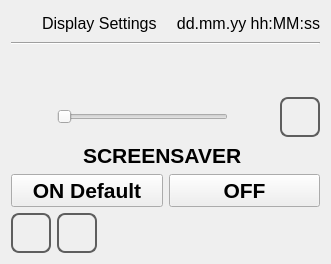
<?xml version="1.0" encoding="UTF-8"?>
<ui version="4.0">
 <class>display_settings</class>
 <widget class="QWidget" name="display_settings">
  <property name="geometry">
   <rect>
    <x>0</x>
    <y>0</y>
    %Model%
   </rect>
  </property>
  <property name="minimumSize">
   <size>
    <width>0</width>
    <height>0</height>
   </size>
  </property>
  <property name="maximumSize">
   <size>
    <width>16777215</width>
    <height>16777215</height>
   </size>
  </property>
  <property name="windowTitle">
   <string>display_settings</string>
  </property>
  <property name="styleSheet">
   <string notr="true"/>
  </property>
  <layout class="QVBoxLayout" name="verticalLayout">
   <item>
    <layout class="QHBoxLayout" name="horizontalLayout">
     <item>
      <widget class="QLabel" name="labelIcon">
       <property name="minimumSize">
        <size>
         <width>25</width>
         <height>25</height>
        </size>
       </property>
       <property name="maximumSize">
        <size>
         <width>25</width>
         <height>25</height>
        </size>
       </property>
       <property name="focusPolicy">
        <enum>Qt::NoFocus</enum>
       </property>
       <property name="styleSheet">
        <string notr="true">border-image: url(:/systemicons/img/Display.png);</string>
       </property>
       <property name="text">
        <string/>
       </property>
      </widget>
     </item>
     <item>
      <widget class="QLabel" name="labelTitle">
       <property name="sizePolicy">
        <sizepolicy hsizetype="MinimumExpanding" vsizetype="Fixed">
         <horstretch>0</horstretch>
         <verstretch>0</verstretch>
        </sizepolicy>
       </property>
       <property name="font">
        <font>
         <pointsize>12</pointsize>
        </font>
       </property>
       <property name="focusPolicy">
        <enum>Qt::NoFocus</enum>
       </property>
       <property name="text">
        <string>Display Settings</string>
       </property>
      </widget>
     </item>
     <item>
      <widget class="QLabel" name="labelUserName">
       <property name="sizePolicy">
        <sizepolicy hsizetype="Minimum" vsizetype="Fixed">
         <horstretch>0</horstretch>
         <verstretch>0</verstretch>
        </sizepolicy>
       </property>
       <property name="focusPolicy">
        <enum>Qt::NoFocus</enum>
       </property>
       <property name="text">
        <string/>
       </property>
      </widget>
     </item>
     <item>
      <widget class="QLabel" name="labelDataOra">
       <property name="sizePolicy">
        <sizepolicy hsizetype="MinimumExpanding" vsizetype="Fixed">
         <horstretch>0</horstretch>
         <verstretch>0</verstretch>
        </sizepolicy>
       </property>
       <property name="font">
        <font>
         <pointsize>12</pointsize>
        </font>
       </property>
       <property name="focusPolicy">
        <enum>Qt::NoFocus</enum>
       </property>
       <property name="text">
        <string>dd.mm.yy hh:MM:ss</string>
       </property>
       <property name="alignment">
        <set>Qt::AlignRight|Qt::AlignTrailing|Qt::AlignVCenter</set>
       </property>
      </widget>
     </item>
    </layout>
   </item>
   <item>
    <widget class="Line" name="line">
     <property name="focusPolicy">
      <enum>Qt::NoFocus</enum>
     </property>
     <property name="orientation">
      <enum>Qt::Horizontal</enum>
     </property>
    </widget>
   </item>
   <item>
    <layout class="QHBoxLayout" name="horizontalLayout_5">
     <item>
      <spacer name="horizontalSpacer_2">
       <property name="focusPolicy">
        <enum>Qt::NoFocus</enum>
       </property>
       <property name="orientation">
        <enum>Qt::Horizontal</enum>
       </property>
       <property name="sizeHint" stdset="0">
        <size>
         <width>40</width>
         <height>20</height>
        </size>
       </property>
      </spacer>
     </item>
     <item>
      <widget class="QLabel" name="label">
       <property name="sizePolicy">
        <sizepolicy hsizetype="Fixed" vsizetype="Preferred">
         <horstretch>0</horstretch>
         <verstretch>0</verstretch>
        </sizepolicy>
       </property>
       <property name="minimumSize">
        <size>
         <width>40</width>
         <height>40</height>
        </size>
       </property>
       <property name="maximumSize">
        <size>
         <width>40</width>
         <height>40</height>
        </size>
       </property>
       <property name="focusPolicy">
        <enum>Qt::NoFocus</enum>
       </property>
       <property name="styleSheet">
        <string notr="true">image: url(:/icons/img/sun.png);</string>
       </property>
       <property name="text">
        <string/>
       </property>
      </widget>
     </item>
     <item>
      <spacer name="horizontalSpacer_3">
       <property name="focusPolicy">
        <enum>Qt::NoFocus</enum>
       </property>
       <property name="orientation">
        <enum>Qt::Horizontal</enum>
       </property>
       <property name="sizeHint" stdset="0">
        <size>
         <width>40</width>
         <height>20</height>
        </size>
       </property>
      </spacer>
     </item>
    </layout>
   </item>
   <item>
    <layout class="QHBoxLayout" name="horizontalLayout_3">
     <item>
      <widget class="QPushButton" name="pushButtonMinus">
       <property name="sizePolicy">
        <sizepolicy hsizetype="Fixed" vsizetype="Fixed">
         <horstretch>0</horstretch>
         <verstretch>0</verstretch>
        </sizepolicy>
       </property>
       <property name="minimumSize">
        <size>
         <width>40</width>
         <height>40</height>
        </size>
       </property>
       <property name="maximumSize">
        <size>
         <width>40</width>
         <height>40</height>
        </size>
       </property>
       <property name="focusPolicy">
        <enum>Qt::NoFocus</enum>
       </property>
       <property name="styleSheet">
        <string notr="true">border-image: url(:/systemicons/img/Minus.png);</string>
       </property>
       <property name="text">
        <string/>
       </property>
       <property name="flat">
        <bool>true</bool>
       </property>
      </widget>
     </item>
     <item>
      <widget class="QSlider" name="horizontalSlider">
       <property name="minimumSize">
        <size>
         <width>0</width>
         <height>32</height>
        </size>
       </property>
       <property name="maximumSize">
        <size>
         <width>16777215</width>
         <height>32</height>
        </size>
       </property>
       <property name="focusPolicy">
        <enum>Qt::NoFocus</enum>
       </property>
       <property name="orientation">
        <enum>Qt::Horizontal</enum>
       </property>
      </widget>
     </item>
     <item>
      <widget class="QPushButton" name="pushButtonPlus">
       <property name="sizePolicy">
        <sizepolicy hsizetype="Fixed" vsizetype="Fixed">
         <horstretch>0</horstretch>
         <verstretch>0</verstretch>
        </sizepolicy>
       </property>
       <property name="minimumSize">
        <size>
         <width>40</width>
         <height>40</height>
        </size>
       </property>
       <property name="maximumSize">
        <size>
         <width>40</width>
         <height>40</height>
        </size>
       </property>
       <property name="focusPolicy">
        <enum>Qt::NoFocus</enum>
       </property>
       <property name="styleSheet">
        <string notr="true">border-image: url(:/systemicons/img/Plus.png);</string>
       </property>
       <property name="text">
        <string/>
       </property>
       <property name="flat">
        <bool>true</bool>
       </property>
      </widget>
     </item>
     <item>
      <widget class="QPushButton" name="pushButton">
       <property name="sizePolicy">
        <sizepolicy hsizetype="Fixed" vsizetype="Fixed">
         <horstretch>0</horstretch>
         <verstretch>0</verstretch>
        </sizepolicy>
       </property>
       <property name="minimumSize">
        <size>
         <width>40</width>
         <height>40</height>
        </size>
       </property>
       <property name="maximumSize">
        <size>
         <width>40</width>
         <height>40</height>
        </size>
       </property>
       <property name="font">
        <font>
         <pointsize>20</pointsize>
         <weight>75</weight>
         <bold>true</bold>
        </font>
       </property>
       <property name="focusPolicy">
        <enum>Qt::NoFocus</enum>
       </property>
       <property name="styleSheet">
        <string notr="true">QPushButton
{
border: 2px solid  rgb(94, 94, 94);
border-radius: 8px;
qproperty-icon: url(:/systemicons/img/OK.png);
qproperty-iconSize: 24px 24px;
qproperty-focusPolicy: NoFocus;
}
QPushButton:pressed
{
border: 2px solid  rgb(194, 194, 194);
background-color:  rgb(255, 255, 127);
}
QPushButton:disabled
{
border: 2px solid  rgb(194, 194, 194);
}
</string>
       </property>
       <property name="text">
        <string/>
       </property>
      </widget>
     </item>
    </layout>
   </item>
   <item>
    <layout class="QHBoxLayout" name="horizontalLayout_6">
     <item>
      <spacer name="horizontalSpacer_4">
       <property name="focusPolicy">
        <enum>Qt::NoFocus</enum>
       </property>
       <property name="orientation">
        <enum>Qt::Horizontal</enum>
       </property>
       <property name="sizeHint" stdset="0">
        <size>
         <width>40</width>
         <height>20</height>
        </size>
       </property>
      </spacer>
     </item>
     <item>
      <widget class="QLabel" name="label_2">
       <property name="sizePolicy">
        <sizepolicy hsizetype="Minimum" vsizetype="Minimum">
         <horstretch>0</horstretch>
         <verstretch>0</verstretch>
        </sizepolicy>
       </property>
       <property name="font">
        <font>
         <pointsize>16</pointsize>
         <weight>75</weight>
         <bold>true</bold>
        </font>
       </property>
       <property name="focusPolicy">
        <enum>Qt::NoFocus</enum>
       </property>
       <property name="text">
        <string>SCREENSAVER </string>
       </property>
      </widget>
     </item>
     <item>
      <spacer name="horizontalSpacer_5">
       <property name="focusPolicy">
        <enum>Qt::NoFocus</enum>
       </property>
       <property name="orientation">
        <enum>Qt::Horizontal</enum>
       </property>
       <property name="sizeHint" stdset="0">
        <size>
         <width>40</width>
         <height>20</height>
        </size>
       </property>
      </spacer>
     </item>
    </layout>
   </item>
   <item>
    <layout class="QHBoxLayout" name="horizontalLayout_2">
     <item>
      <widget class="QPushButton" name="pushButtonON">
       <property name="font">
        <font>
         <pointsize>16</pointsize>
         <weight>75</weight>
         <bold>true</bold>
        </font>
       </property>
       <property name="focusPolicy">
        <enum>Qt::NoFocus</enum>
       </property>
       <property name="styleSheet">
        <string notr="true"/>
       </property>
       <property name="text">
        <string>ON Default</string>
       </property>
      </widget>
     </item>
     <item>
      <widget class="QPushButton" name="pushButtonOFF">
       <property name="font">
        <font>
         <pointsize>16</pointsize>
         <weight>75</weight>
         <bold>true</bold>
        </font>
       </property>
       <property name="focusPolicy">
        <enum>Qt::NoFocus</enum>
       </property>
       <property name="styleSheet">
        <string notr="true"/>
       </property>
       <property name="text">
        <string>OFF</string>
       </property>
      </widget>
     </item>
    </layout>
   </item>
   <item>
    <layout class="QHBoxLayout" name="horizontalLayout_4">
     <item>
      <widget class="QPushButton" name="pushButtonHome">
       <property name="sizePolicy">
        <sizepolicy hsizetype="Minimum" vsizetype="Fixed">
         <horstretch>50</horstretch>
         <verstretch>50</verstretch>
        </sizepolicy>
       </property>
       <property name="minimumSize">
        <size>
         <width>40</width>
         <height>40</height>
        </size>
       </property>
       <property name="maximumSize">
        <size>
         <width>40</width>
         <height>40</height>
        </size>
       </property>
       <property name="focusPolicy">
        <enum>Qt::NoFocus</enum>
       </property>
       <property name="styleSheet">
        <string notr="true">QPushButton
{
border: 2px solid  rgb(94, 94, 94);
border-radius: 8px;
qproperty-icon: url(:/systemicons/img/Home.png);
qproperty-iconSize: 24px 24px;
qproperty-focusPolicy: NoFocus;
}
QPushButton:pressed
{
border: 2px solid  rgb(194, 194, 194);
background-color:  rgb(255, 255, 127);
}
QPushButton:disabled
{
border: 2px solid  rgb(194, 194, 194);
}
</string>
       </property>
       <property name="text">
        <string/>
       </property>
      </widget>
     </item>
     <item>
      <widget class="QPushButton" name="pushButtonBack">
       <property name="sizePolicy">
        <sizepolicy hsizetype="Minimum" vsizetype="Fixed">
         <horstretch>50</horstretch>
         <verstretch>50</verstretch>
        </sizepolicy>
       </property>
       <property name="minimumSize">
        <size>
         <width>40</width>
         <height>40</height>
        </size>
       </property>
       <property name="maximumSize">
        <size>
         <width>40</width>
         <height>40</height>
        </size>
       </property>
       <property name="focusPolicy">
        <enum>Qt::NoFocus</enum>
       </property>
       <property name="styleSheet">
        <string notr="true">QPushButton
{
border: 2px solid  rgb(94, 94, 94);
border-radius: 8px;
qproperty-icon: url(:/systemicons/img/Go_back.png);
qproperty-iconSize: 24px 24px;
qproperty-focusPolicy: NoFocus;
}
QPushButton:pressed
{
border: 2px solid  rgb(194, 194, 194);
background-color:  rgb(255, 255, 127);
}
QPushButton:disabled
{
border: 2px solid  rgb(194, 194, 194);
}
</string>
       </property>
       <property name="text">
        <string/>
       </property>
      </widget>
     </item>
     <item>
      <spacer name="horizontalSpacer">
       <property name="focusPolicy">
        <enum>Qt::NoFocus</enum>
       </property>
       <property name="orientation">
        <enum>Qt::Horizontal</enum>
       </property>
       <property name="sizeHint" stdset="0">
        <size>
         <width>40</width>
         <height>20</height>
        </size>
       </property>
      </spacer>
     </item>
    </layout>
   </item>
  </layout>
 </widget>
 <resources/>
 <connections/>
</ui>
